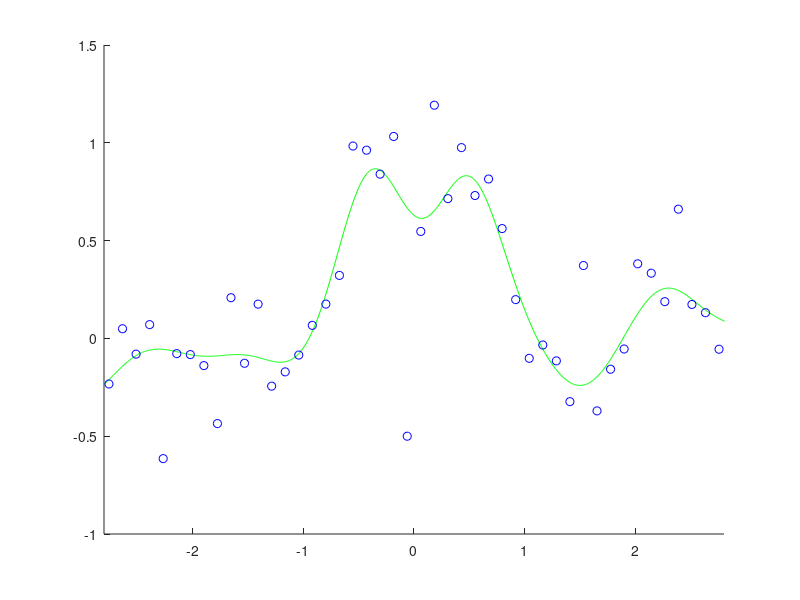

Write the MATLAB code that produced this figure.
n=50; N=1000; x=linspace(-3,3,n)'; X=linspace(-3,3,N)';
pix=pi*x; y=sin(pix)./(pix)+0.1*x+0.2*randn(n,1);
y(n/2)=-0.5;

hh=2*0.3^2; l=0.1; e=0.1; t0=randn(n,1); x2=x.^2;
k=exp(-(repmat(x2,1,n)+repmat(x2',n,1)-2*x*x')/hh);
for o=1:1000
  r=abs(k*t0-y); w=ones(n,1); w(r>e)=e./r(r>e);
  Z=k*(repmat(w,1,n).*k)+l*pinv(diag(abs(t0)));
  t=(Z+0.000001*eye(n))\(k*(w.*y));
  if norm(t-t0)<0.001, break, end
  t0=t;
end
K=exp(-(repmat(X.^2,1,n)+repmat(x2',N,1)-2*X*x')/hh);
F=K*t;

figure(1); clf; hold on; axis([-2.8 2.8 -1 1.5]);
plot(X,F,'g-'); plot(x,y,'bo');
